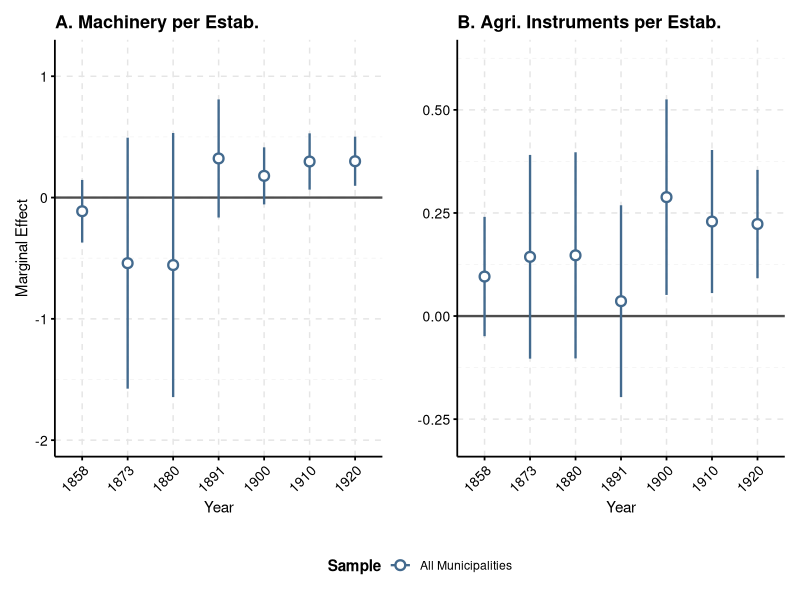
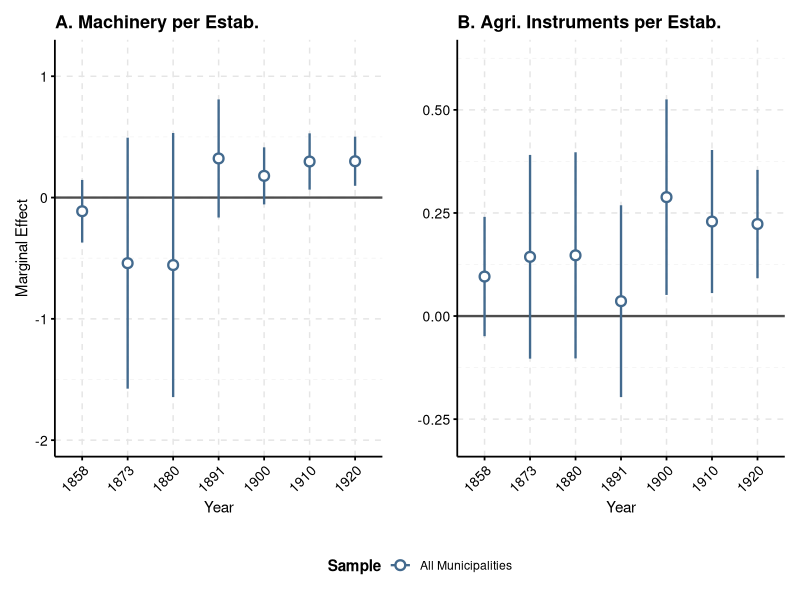

The R script that drew these images, in order:
# ==============================================================================
# VISUALIZAÇÃO DE RESULTADOS: Efeitos Diretos (Geral - Maquinário 1920)
# ==============================================================================

library(tidyverse)
library(patchwork)

if (!exists("data.wd")) {
  data.wd <- "C:/Users/André Elias/Documents/Pesquisa (Ferrovias)"
}
setwd(data.wd)

dir.create("03-resultados/plots", showWarnings = FALSE, recursive = TRUE)

df_resultados <- read_csv("03-resultados/csv/second_stage_1920_semiarido_maquinario.csv", show_col_types = FALSE)

# 2. Manipulação de Dados (Filtragem e Renomeação)
df_plot <- df_resultados |>
  # Manter apenas a amostra Geral
  filter(subamostra == "Geral") |> 
  mutate(
    ano_outcome = ano_tratamento,
    
    # Isolar os outcomes de maquinário e instrumentos agrícolas
    tipo_outcome = case_when(
      outcome_var == "pct_commaquinas" ~ "Machinery per Estab.",
      outcome_var == "pct_cominstruagra" ~ "Agri. Instruments per Estab.",
      TRUE ~ "Drop"
    ),
    
    ci_lower = coeficiente - (1.96 * erro_padrao),
    ci_upper = coeficiente + (1.96 * erro_padrao),
    
    Sample = "All Municipalities"
  ) |>
  filter(tipo_outcome != "Drop") |>
  filter(!is.na(ano_outcome))

# Filtrar para décadas para o gráfico ficar limpo
anos_destaque <- c(min(df_plot$ano_outcome), seq(1870, 1920, by = 10), max(df_plot$ano_outcome))
anos_selecionados <- unique(df_plot$ano_outcome)[
  map_int(anos_destaque, ~ which.min(abs(unique(df_plot$ano_outcome) - .x)))
] |> unique() |> sort()

df_plot <- df_plot |> filter(ano_outcome %in% anos_selecionados)

# Separar os dados para plotagem independente
df_maq <- df_plot |> filter(tipo_outcome == "Machinery per Estab.")
df_instru <- df_plot |> filter(tipo_outcome == "Agri. Instruments per Estab.")

# 3. Definição de Cor única
cor_unica <- "#436a8e" # Azul escuro para representar todo o grupo

# 4. Tema Customizado Clássico
tema_customizado <- theme_minimal() +
  theme(
    panel.grid.major = element_line(linetype = "dashed", color = "gray90"),
    panel.grid.minor = element_line(linetype = "dashed", color = "gray95"),
    axis.line = element_line(color = "black", linewidth = 0.6),
    axis.ticks = element_line(color = "black", linewidth = 0.6),
    axis.text = element_text(color = "black", size = 10),
    axis.text.x = element_text(angle = 45, hjust = 1),
    axis.title = element_text(color = "black", size = 11),
    plot.title = element_text(size = 13, face = "bold", hjust = 0),
    legend.title = element_text(face = "bold"),
    legend.background = element_blank(),
    legend.key = element_blank()
  )

# 5. Construir o Gráfico A (Maquinário)
plot_maq <- ggplot(df_maq, aes(x = as.factor(ano_outcome), y = coeficiente, color = Sample)) +
  geom_hline(yintercept = 0, color = "gray30", linewidth = 0.8) +
  geom_errorbar(aes(ymin = ci_lower, ymax = ci_upper),
                width = 0, linewidth = 0.8) +
  geom_point(shape = 21, fill = "white", size = 2.5, stroke = 1.2) +
  scale_color_manual(values = c("All Municipalities" = cor_unica)) +
  scale_y_continuous(expand = expansion(mult = c(0.2, 0.2))) +
  labs(title = "A. Machinery per Estab.", x = "Year", y = "Marginal Effect") +
  tema_customizado

# 6. Construir o Gráfico B (Instrumentos Agrícolas)
plot_instru <- ggplot(df_instru, aes(x = as.factor(ano_outcome), y = coeficiente, color = Sample)) +
  geom_hline(yintercept = 0, color = "gray30", linewidth = 0.8) +
  geom_errorbar(aes(ymin = ci_lower, ymax = ci_upper),
                width = 0, linewidth = 0.8) +
  geom_point(shape = 21, fill = "white", size = 2.5, stroke = 1.2) +
  scale_color_manual(values = c("All Municipalities" = cor_unica)) +
  scale_y_continuous(expand = expansion(mult = c(0.2, 0.2))) +
  labs(title = "B. Agri. Instruments per Estab.", x = "Year", y = "") +
  tema_customizado

# 7. Combinar os gráficos e coletar a legenda (Rodapé unificado)
grafico_final <- (plot_maq + plot_instru) + 
  plot_layout(guides = "collect") & 
  theme(
    legend.position = "bottom",
    legend.direction = "horizontal",
    legend.box.margin = margin(t = 10) 
  )

# Exibir o resultado
print(grafico_final)

# 8. Exportar
ggsave(
  filename = "03-resultados/plots/direct_effects_maquinario_geral_1920.png",
  plot = grafico_final,
  width = 12, 
  height = 5.5, 
  dpi = 300,
  bg = "white"
)

cat("Gráfico exportado: 03-resultados/plots/direct_effects_maquinario_geral_1920.png\n")
